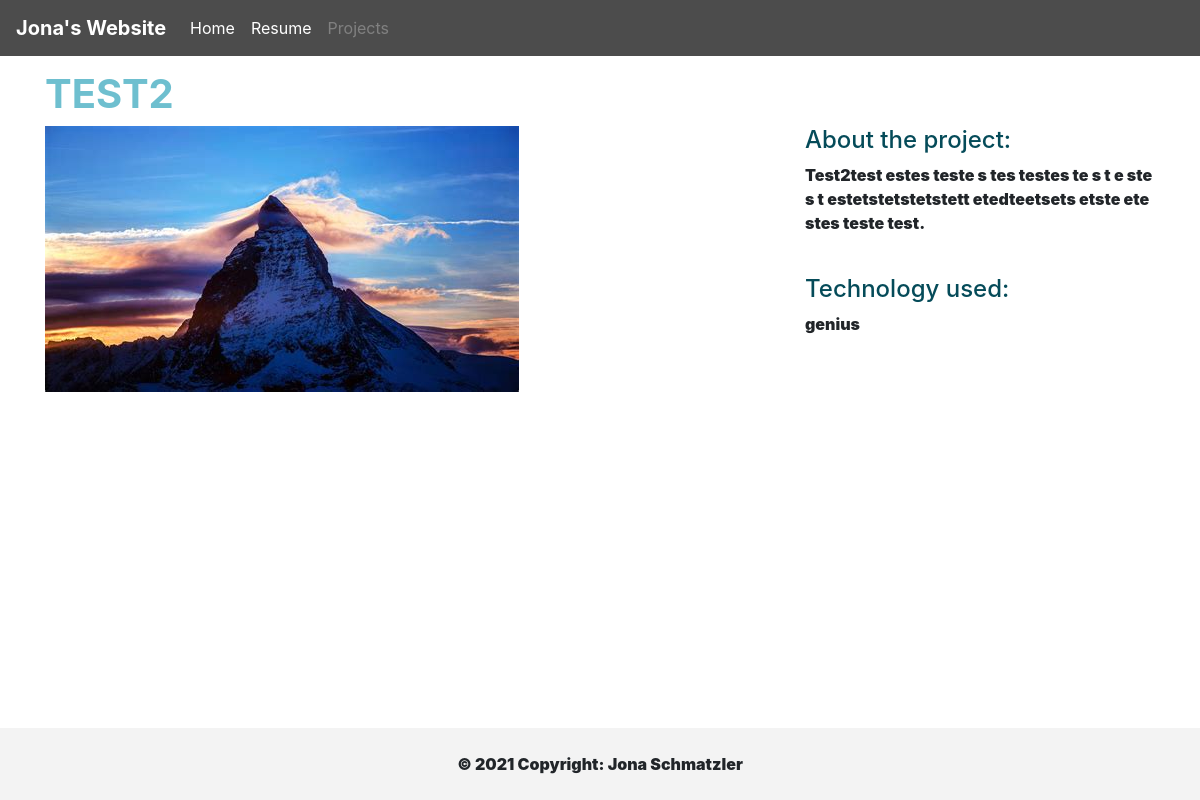
/projects/1/, run on the app's committed database.
### projects/models.py (models this page shows)
class Project(models.Model):
    title = models.CharField(max_length=100)
    description = models.TextField()
    technology = models.CharField(max_length=20)
    image = models.FilePathField(path="projects/static/img/")

### projects/views.py (the view)
# urls.py: path("<int:pk>/", views.project_detail, name="project_detail"),
def project_detail(request, pk):
    project = Project.objects.get(pk=pk)
    path = project.image
    static_path = path.split("/")[-2] + "/" + path.split("/")[-1]
    project.image = static_path
    project.title = project.title.upper()
    context = {
        'project': project
    }
    return render(request, 'project_detail.html', context)

### projects/templates/project_detail.html
{% extends "base.html" %}
{% load static %}
{% block page_content %}
<div class="container">
<h1 style="color: #6EBFCF;"><b>{{ project.title }}<b></h1>
<div class="row">
    <div class="col-md-8 text-left">
        <img src="{% static project.image %}" alt="" style="max-width: 100%;">
    </div>
    <div class="col-md-4">
        <h4 style="color: #054B59;">About the project:</h4>
        <p>{{ project.description }}</p>
        <br>
        <h4 style="color: #054B59;">Technology used:</h4>
        <p>{{ project.technology }}</p>
    </div>
</div>
<div class="container">
{% endblock %}

### data on the page
Project: title "TEST2", image (picture), description "Test2test estes teste s tes testes te s t e ste s t estetstetstetstett etedteetsets etste ete stes teste test.", technology "genius"
